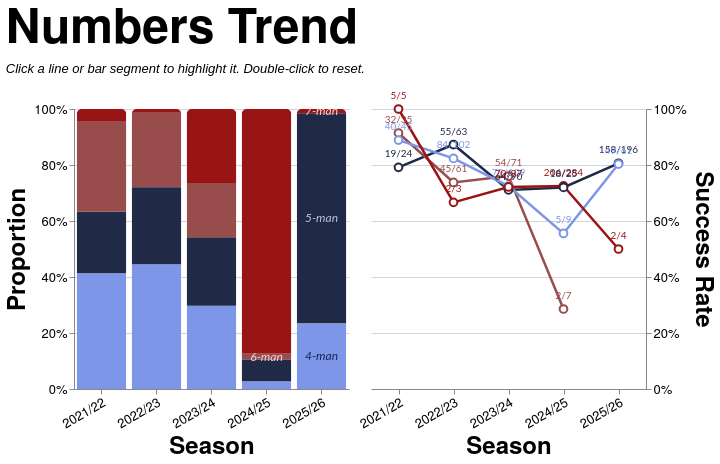

Source (Vega-Lite JSON):
### Vega-Lite specification from a JSON file in a GitHub repository (floating-point values rounded to 4 significant figures; data arrays with more than 128 entries replaced by an {"elided": "..."} marker saying what was removed)
{"config": {"axis": {"labelFont": "PT Sans Narrow, Helvetica Neue, Helvetica, Arial, sans-serif", "titleFont": "PT Sans Narrow, Helvetica Neue, Helvetica, Arial, sans-serif", "labelFontSize": 13, "titleFontSize": 24, "gridColor": "#202947", "gridOpacity": 0.2, "zindex": 1}, "text": {"font": "Lato, sans-serif"}, "bar": {"cornerRadiusEnd": 5}, "header": {"labelFont": "PT Sans Narrow, Helvetica Neue, Helvetica, Arial, sans-serif", "titleFont": "PT Sans Narrow, Helvetica Neue, Helvetica, Arial, sans-serif", "labelFontSize": 24, "titleFontSize": 28, "labelFontWeight": "bold", "orient": "left"}, "legend": {"labelFont": "PT Sans Narrow, Helvetica Neue, Helvetica, Arial, sans-serif", "titleFont": "PT Sans Narrow, Helvetica Neue, Helvetica, Arial, sans-serif", "labelFontSize": 14, "titleFontSize": 16, "titlePadding": 5, "fillColor": "white", "strokeColor": "black", "padding": 10, "titleFontWeight": "lighter", "titleFontStyle": "italic", "titleColor": "gray", "offset": 10}, "title": {"font": "PT Sans Narrow, Helvetica Neue, Helvetica, Arial, sans-serif", "fontSize": 48, "fontWeight": "bold", "anchor": "start", "align": "center", "titlePadding": 20, "subtitlePadding": 10, "subtitleFontSize": 13, "subtitleColor": "", "subtitleFontStyle": "italic", "offset": 15, "color": "black"}, "axisX": {"labelAngle": 0}, "facet": {"title": null, "header": null, "align": {"row": "each", "column": "each"}}, "resolve": {"scale": {"y": "independent", "facet": "independent"}}, "background": "transparent", "scale": {"offsetBandPaddingOuter": 0.2, "offsetBandPaddingInner": 0.1}, "view": {"stroke": null, "background": "transparent"}}, "hconcat": [{"layer": [{"mark": {"type": "bar", "opacity": 0.85}, "encoding": {"color": {"field": "numbers", "legend": null, "scale": {"domain": ["4", "5", "6", "7"], "range": ["#7d96e8", "#202946", "#994C4C", "#991515"]}, "sort": ["4", "5", "6", "7"], "type": "nominal"}, "opacity": {"condition": {"param": "param_10", "value": 1.0, "empty": true}, "value": 0.2}, "order": {"field": "stack_order", "sort": "ascending", "type": "quantitative"}, "stroke": {"value": "transparent"}, "tooltip": [{"field": "season", "title": "Season", "type": "nominal"}, {"field": "numbers_display", "title": "Numbers", "type": "nominal"}, {"field": "attempts", "format": ",.0f", "title": "Attempts", "type": "quantitative"}, {"field": "won", "format": ",.0f", "title": "Won", "type": "quantitative"}, {"field": "success_rate", "format": ".1%", "title": "Success Rate", "type": "quantitative"}], "x": {"axis": {"labelAngle": -30}, "field": "season", "sort": ["2021/22", "2022/23", "2023/24", "2024/25", "2025/26"], "title": "Season", "type": "nominal"}, "y": {"axis": {"format": "%", "orient": "left"}, "field": "attempts", "stack": "normalize", "title": "Proportion", "type": "quantitative"}}, "name": "view_5", "transform": [{"filter": "(loSquad == 'All' || datum.squad == loSquad) && (loGameType == 'All' || (loGameType == 'League + Cup' && (datum.game_type == 'League' || datum.game_type == 'Cup')) || (loGameType == 'League only' && datum.game_type == 'League') || datum.game_type == loGameType) && (loThrower == 'All' || datum.thrower == loThrower) && (loJumper == 'All' || datum.jumper == loJumper) && (loArea == 'All' || datum.area == loArea)"}, {"aggregate": [{"op": "count", "as": "attempts"}, {"op": "sum", "field": "won", "as": "won"}], "groupby": ["season", "numbers"]}, {"calculate": "datum.won / datum.attempts", "as": "success_rate"}, {"calculate": "datum.won + '/' + datum.attempts", "as": "won_attempts_label"}, {"calculate": "datum.numbers + '-man'", "as": "numbers_display"}, {"calculate": "datum.numbers == '4' ? 0 : datum.numbers == '5' ? 1 : datum.numbers == '6' ? 2 : datum.numbers == '7' ? 3 : 999", "as": "stack_order"}]}, {"mark": {"type": "text", "align": "center", "baseline": "middle", "fontSize": 12, "fontStyle": "italic"}, "encoding": {"color": {"field": "text_label_color", "legend": null, "scale": null, "type": "nominal"}, "opacity": {"condition": {"param": "param_10", "value": 0.9, "empty": true}, "value": 0.3}, "text": {"field": "numbers_display", "type": "nominal"}, "x": {"axis": {"labelAngle": -30}, "field": "season", "sort": ["2021/22", "2022/23", "2023/24", "2024/25", "2025/26"], "title": "Season", "type": "nominal"}, "y": {"field": "mid_y", "scale": {"domain": [0, 1]}, "type": "quantitative"}}, "transform": [{"filter": "(loSquad == 'All' || datum.squad == loSquad) && (loGameType == 'All' || (loGameType == 'League + Cup' && (datum.game_type == 'League' || datum.game_type == 'Cup')) || (loGameType == 'League only' && datum.game_type == 'League') || datum.game_type == loGameType) && (loThrower == 'All' || datum.thrower == loThrower) && (loJumper == 'All' || datum.jumper == loJumper) && (loArea == 'All' || datum.area == loArea)"}, {"aggregate": [{"op": "count", "as": "attempts"}, {"op": "sum", "field": "won", "as": "won"}], "groupby": ["season", "numbers"]}, {"calculate": "datum.won / datum.attempts", "as": "success_rate"}, {"calculate": "datum.won + '/' + datum.attempts", "as": "won_attempts_label"}, {"calculate": "datum.numbers + '-man'", "as": "numbers_display"}, {"calculate": "datum.numbers == '4' ? 0 : datum.numbers == '5' ? 1 : datum.numbers == '6' ? 2 : datum.numbers == '7' ? 3 : 999", "as": "stack_order"}, {"joinaggregate": [{"op": "sum", "field": "attempts", "as": "season_total"}], "groupby": ["season"]}, {"calculate": "datum.attempts / datum.season_total", "as": "proportion"}, {"window": [{"op": "sum", "field": "proportion", "as": "cum_prop"}], "frame": [null, 0], "groupby": ["season"], "sort": [{"field": "stack_order", "order": "ascending"}]}, {"calculate": "datum.cum_prop - datum.proportion / 2", "as": "mid_y"}, {"calculate": "datum.numbers == '4' ? '#0a1a4a' : datum.numbers == '5' ? '#c8d4f5' : datum.numbers == '6' ? '#fce8e8' : datum.numbers == '7' ? '#fce8e8' : 'black'", "as": "text_label_color"}, {"calculate": "toNumber(split(datum.season, '/')[0])", "as": "season_order_num"}, {"window": [{"op": "row_number", "field": "", "as": "season_rank"}], "groupby": ["numbers"], "sort": [{"field": "season_order_num", "order": "descending"}]}, {"filter": "datum.season_rank == 1"}]}], "height": 280, "width": {"step": 55}}, {"layer": [{"mark": {"type": "line", "point": {"fill": "white", "filled": false, "size": 60}, "strokeWidth": 2.5}, "encoding": {"color": {"field": "numbers", "legend": null, "scale": {"domain": ["4", "5", "6", "7"], "range": ["#7d96e8", "#202946", "#994C4C", "#991515"]}, "sort": ["4", "5", "6", "7"], "type": "nominal"}, "detail": {"field": "numbers", "type": "nominal"}, "opacity": {"condition": {"param": "param_10", "value": 1.0, "empty": true}, "value": 0.2}, "tooltip": [{"field": "season", "title": "Season", "type": "nominal"}, {"field": "numbers_display", "title": "Numbers", "type": "nominal"}, {"field": "attempts", "format": ",.0f", "title": "Attempts", "type": "quantitative"}, {"field": "won", "format": ",.0f", "title": "Won", "type": "quantitative"}, {"field": "success_rate", "format": ".1%", "title": "Success Rate", "type": "quantitative"}], "x": {"axis": {"labelAngle": -30}, "field": "season", "sort": ["2021/22", "2022/23", "2023/24", "2024/25", "2025/26"], "title": "Season", "type": "nominal"}, "y": {"axis": {"format": "%", "orient": "right"}, "field": "success_rate", "scale": {"domainMax": 1, "nice": true}, "title": "Success Rate", "type": "quantitative"}}, "name": "view_6", "transform": [{"filter": "(loSquad == 'All' || datum.squad == loSquad) && (loGameType == 'All' || (loGameType == 'League + Cup' && (datum.game_type == 'League' || datum.game_type == 'Cup')) || (loGameType == 'League only' && datum.game_type == 'League') || datum.game_type == loGameType) && (loThrower == 'All' || datum.thrower == loThrower) && (loJumper == 'All' || datum.jumper == loJumper) && (loArea == 'All' || datum.area == loArea)"}, {"aggregate": [{"op": "count", "as": "attempts"}, {"op": "sum", "field": "won", "as": "won"}], "groupby": ["season", "numbers"]}, {"calculate": "datum.won / datum.attempts", "as": "success_rate"}, {"calculate": "datum.won + '/' + datum.attempts", "as": "won_attempts_label"}, {"calculate": "datum.numbers + '-man'", "as": "numbers_display"}]}, {"mark": {"type": "text", "align": "center", "baseline": "bottom", "dy": -8, "fontSize": 10}, "encoding": {"color": {"field": "numbers", "legend": null, "scale": {"domain": ["4", "5", "6", "7"], "range": ["#7d96e8", "#202946", "#994C4C", "#991515"]}, "sort": ["4", "5", "6", "7"], "type": "nominal"}, "detail": {"field": "numbers", "type": "nominal"}, "opacity": {"condition": {"param": "param_10", "value": 1.0, "empty": true}, "value": 0.2}, "text": {"field": "won_attempts_label", "type": "nominal"}, "x": {"axis": {"labelAngle": -30}, "field": "season", "sort": ["2021/22", "2022/23", "2023/24", "2024/25", "2025/26"], "title": "Season", "type": "nominal"}, "y": {"axis": {"format": "%", "orient": "right"}, "field": "success_rate", "scale": {"domainMax": 1, "nice": true}, "title": "Success Rate", "type": "quantitative"}}, "transform": [{"filter": "(loSquad == 'All' || datum.squad == loSquad) && (loGameType == 'All' || (loGameType == 'League + Cup' && (datum.game_type == 'League' || datum.game_type == 'Cup')) || (loGameType == 'League only' && datum.game_type == 'League') || datum.game_type == loGameType) && (loThrower == 'All' || datum.thrower == loThrower) && (loJumper == 'All' || datum.jumper == loJumper) && (loArea == 'All' || datum.area == loArea)"}, {"aggregate": [{"op": "count", "as": "attempts"}, {"op": "sum", "field": "won", "as": "won"}], "groupby": ["season", "numbers"]}, {"calculate": "datum.won / datum.attempts", "as": "success_rate"}, {"calculate": "datum.won + '/' + datum.attempts", "as": "won_attempts_label"}, {"calculate": "datum.numbers + '-man'", "as": "numbers_display"}]}], "height": 280, "width": {"step": 55}}], "data": {"name": "data-6b9778bc6709336b9d08c793896102b2"}, "params": [{"name": "loSquad", "value": "All"}, {"name": "loSeason", "value": "All"}, {"name": "loGameType", "value": "All"}, {"name": "loThrower", "value": "All"}, {"name": "loJumper", "value": "All"}, {"name": "loArea", "value": "All"}, {"name": "loNumbers", "value": "All"}, {"name": "param_10", "select": {"type": "point", "clear": "dblclick", "fields": ["numbers"], "on": "click"}, "views": ["view_5", "view_6"]}], "resolve": {"scale": {"color": "shared"}}, "spacing": 8, "title": {"text": "Numbers Trend", "subtitle": "Click a line or bar segment to highlight it. Double-click to reset."}, "$schema": "https://vega.github.io/schema/vega-lite/v5.20.1.json", "datasets": {"data-6b9778bc6709336b9d08c793896102b2": {"elided": "1291 records"}}}
